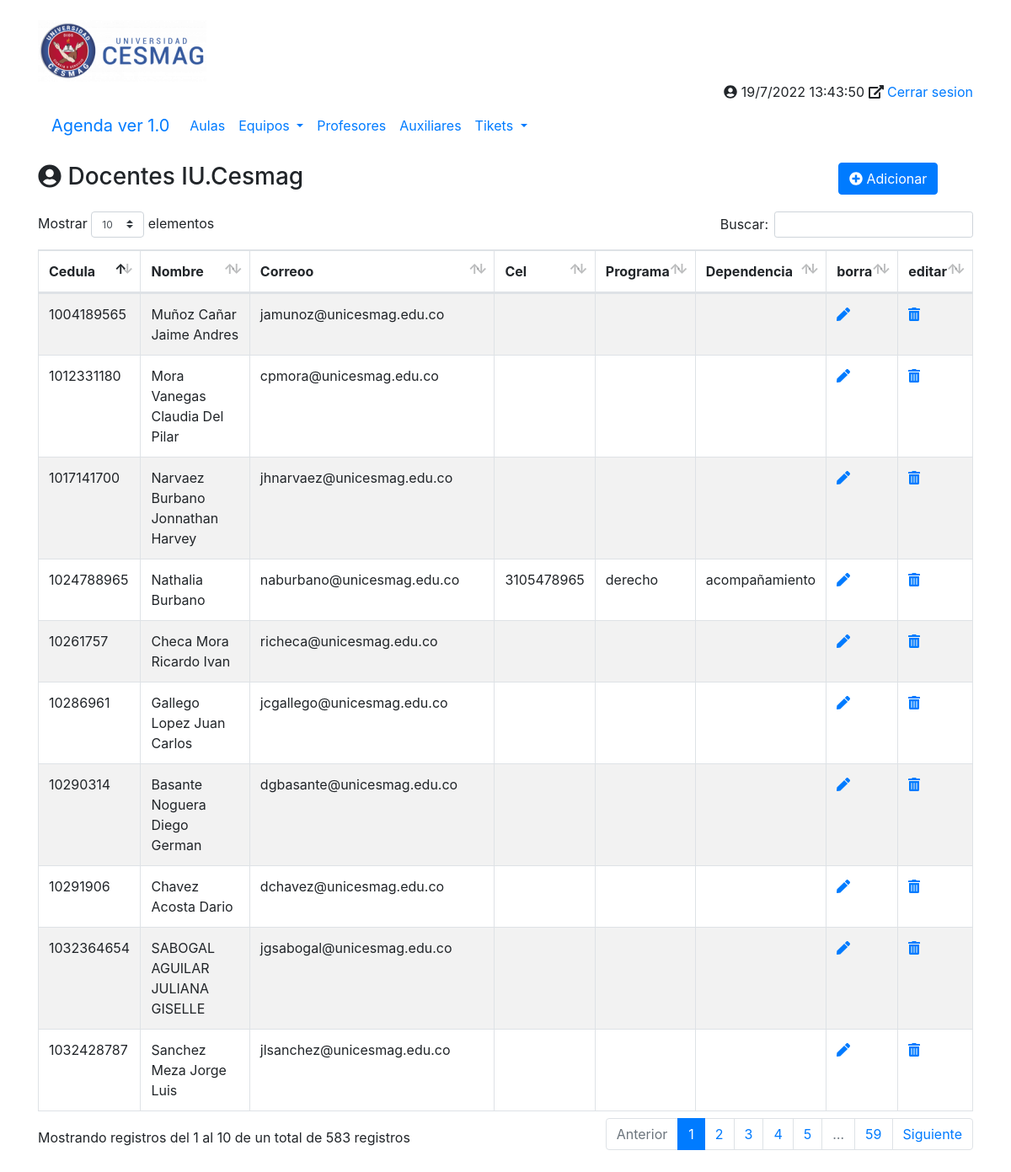
/principal.php?opcion=profesores, run on the app's committed database.
### tables this page shows
CREATE TABLE `tbl_docentes` (
  `cedula` varchar(100) NOT NULL,
  `nombre` varchar(100) NOT NULL,
  `correo` varchar(100) NOT NULL,
  `cel` varchar(100) NOT NULL,
  `programa` varchar(100) DEFAULT NULL,
  `dependencia` varchar(100) DEFAULT NULL
);

### php/profesores/profesores.php (the view, shortened to what this page needs)
<div class="row my-3">
	<div class="col-10">
		<h3><i class="fa fa-user-circle"></i> Docentes IU.Cesmag</h3>
	</div>
	<div class="col-2">
		<a href="./principal.php?opcion=docente-nuevo&accion=ADICIONAR&cedula=0" class="btn btn-primary" title="Crear un nuevo Contacto">
			<i class="fas fa-plus-circle"></i>
			Adicionar
		</a>
	</div>
</div>
<div class="row my-3">
	<div class="col-12">
			<table id="miTabla"  class="table table-striped table-bordered table-hover">
			<thead>
					<tr>
						<th>Cedula</th>
						<th>Nombre</th>
						<th>Correoo</th>
						<th>Cel</th>
						<th>Programa</th>
						<th>Dependencia</th>
						<th>borra</th>
						<th>editar</th>
					</tr>
			</thead>
			<tbody>
						<?php
							$conexion = conectarBD();
							$sSQL = "SELECT * FROM tbl_docentes";
							$datos = $conexion->query($sSQL);
							foreach ($datos as $fila):
									?>
										<tr>
											<td><?php echo $fila['cedula'];         ?></td>
											<td><?php echo $fila['nombre'];     ?></td>
											<td><?php echo $fila['correo'];  ?></td>
											<td><?php echo $fila['cel'];   ?></td>
											<td><?php echo $fila['programa'];     ?></td>
											<td><?php echo $fila['dependencia'];     ?></td>
											<?php
												echo'<td><a href="./principal.php?opcion=contactos_form&accion=EDITAR&id='.$fila	['cedula'].'" title="Editar el Contacto"><i class="fas fa-pen"></i></a></td>
												<td><a href="./principal.php?opcion=contactos_form&accion=ELIMINAR&id='.$fila	['cedula'].'" title="Borrar el Contacto"><i class="fas fa-trash-alt"></i></a></td>';
											?>
										</tr>
									<?php
							endforeach;
						?>
			</tbody>
		</table>
	</div>
</div>

### data on the page
tbl_docentes: cedula "10290314", nombre "Basante Noguera Diego German", correo "dgbasante@unicesmag.edu.co"
tbl_docentes: cedula "10291906", nombre "Chavez Acosta Dario", correo "dchavez@unicesmag.edu.co"
tbl_docentes: cedula "10261757", nombre "Checa Mora Ricardo Ivan", correo "richeca@unicesmag.edu.co"
tbl_docentes: cedula "10286961", nombre "Gallego Lopez Juan Carlos", correo "jcgallego@unicesmag.edu.co"
tbl_docentes: cedula "1012331180", nombre "Mora Vanegas Claudia Del Pilar", correo "cpmora@unicesmag.edu.co"
tbl_docentes: cedula "1004189565", nombre "Muñoz Cañar Jaime Andres", correo "jamunoz@unicesmag.edu.co"
tbl_docentes: cedula "1017141700", nombre "Narvaez Burbano Jonnathan Harvey", correo "jhnarvaez@unicesmag.edu.co"
tbl_docentes: cedula "1024788965", nombre "Nathalia Burbano", correo "naburbano@unicesmag.edu.co", cel "3105478965", programa "derecho", dependencia "acompañamiento"
tbl_docentes: cedula "1032364654", nombre "SABOGAL AGUILAR JULIANA GISELLE", correo "jgsabogal@unicesmag.edu.co"
tbl_docentes: cedula "1032428787", nombre "Sanchez Meza Jorge Luis", correo "jlsanchez@unicesmag.edu.co"
